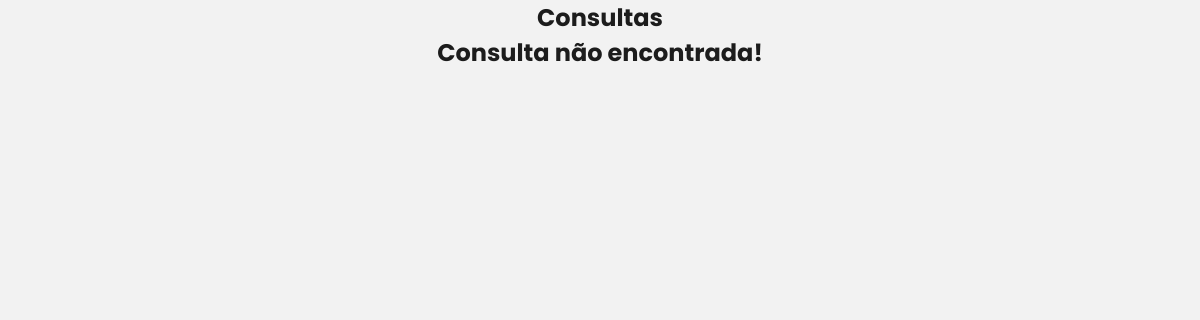
/listarconsulta.php, run on an earlier commit of the app's database.
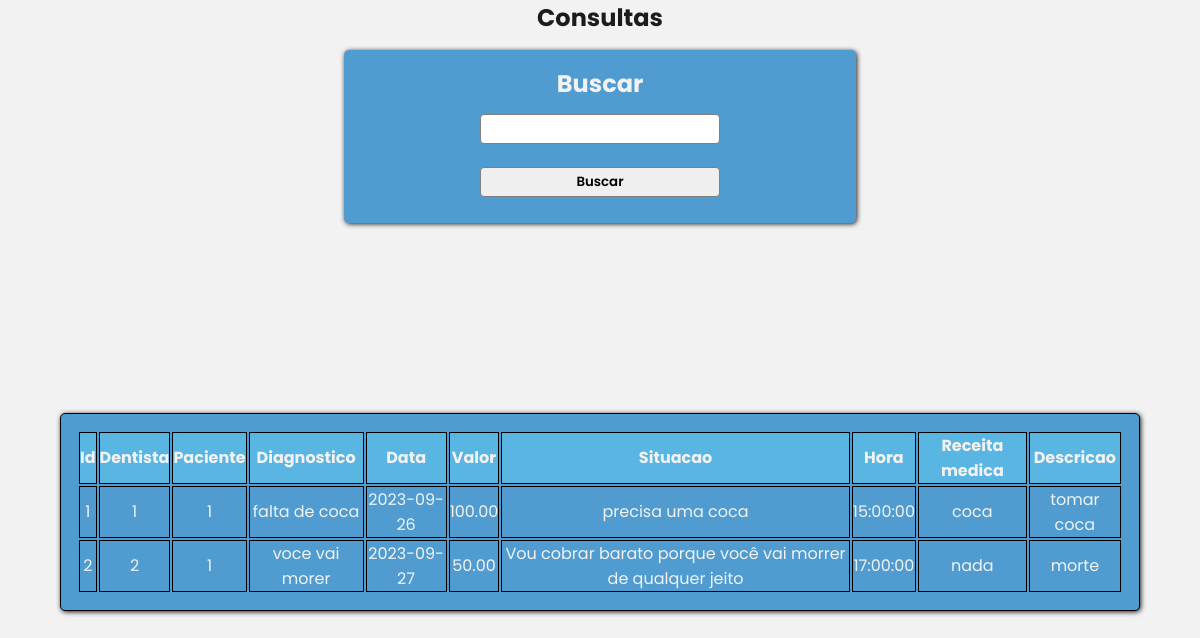
And on a later commit of the database.
### tables this page shows
CREATE TABLE `consulta` (
  `id_consulta_pk` int(11) NOT NULL,
  `id_dentista_fk` int(11) NOT NULL,
  `id_paciente_fk` int(11) NOT NULL,
  `diagnostico` text,
  `data` date DEFAULT NULL,
  `valor` decimal(10,2) DEFAULT NULL,
  `situacao` text,
  `hora` time DEFAULT NULL,
  `receita_medica` text,
  `descricao` text
);

### persistence/Banco.php (called while the page is built, shortened)
<?php
class Banco{
	private $conexao;
	public function __construct(){
		$this->url="localhost";
		$this->usuario="root";
		$this->senha="";
		$this->banco="odontologia";
		$this->conexao=new mysqli($this->url,$this->usuario,
			$this->senha,$this->banco);
	}
	public function consultar($sql)
	{
		$consulta=$this->conexao->query($sql);
		$linhas=$consulta->num_rows;
		if($linhas>0){
			return $consulta;
		}else{
			return false;
		}
	}
}
?>

### persistence/ConsultaPA.php (called while the page is built, shortened)
<?php
require_once 'Banco.php';
class ConsultaPA{
	private $conexao;
	function __construct()
	{
		$this->conexao=new Banco();
	}
	public function listar_inicio_fim($inicio,$fim)
	{
		$sql="select * from consulta where id_consulta_pk
		between $inicio and $fim";
		return $this->conexao->consultar($sql);
	}
}
?>

### listarconsulta.php (the view, shortened to what this page needs)
<?php
require_once 'cabecalho.php';
?>
    <h2>Consultas</h2>
<?php
if (isset($_POST['inicio'])){
    $inicio=$_POST['inicio'];
    $fim=$inicio+4;
}else{
    $inicio=1;
    $fim=5;
}
require_once 'persistence/ConsultaPA.php';
$consultapa=new consultaPA();
$consulta=$consultapa->listar_inicio_fim($inicio,$fim);
if (!$consulta){
    echo "<h2>Consulta não encontrada!</h2>";
}else{
    require_once 'buscacon.php';
    echo "<table>";
    echo "<tr>";
    echo "<th>Id</th>";
    echo "<th>Dentista</th>";
    echo "<th>Paciente</th>";
    echo "<th>Diagnostico</th>";
    echo "<th>Data</th>";
    echo "<th>Valor</th>";
    echo "<th>Situacao</th>";
    echo "<th>Hora</th>";
    echo "<th>Receita medica</th>";
    echo "<th>Descricao</th>";
    while ($linha=$consulta->fetch_assoc()){
        echo "<tr>";
        echo "<td>".$linha['id_consulta_pk']."</td>";
        echo "<td>".$linha['id_dentista_fk']."</td>";
        echo "<td>".$linha['id_paciente_fk']."</td>";
        echo "<td>".$linha['diagnostico']."</td>";
        echo "<td>".$linha['data']."</td>";
        echo "<td>".$linha['valor']."</td>";
        echo "<td>".$linha['situacao']."</td>";
        echo "<td>".$linha['hora']."</td>";
        echo "<td>".$linha['receita_medica']."</td>";
        echo "<td>".$linha['descricao']."</td>";
        echo "</tr>";
     }
     echo "</table>";
 }
 ?>
</body>
</html>

### cabecalho.php (shortened to what this page needs)
<!DOCTYPE html>
<html lang="pt-br">
<head>
	<link rel="stylesheet" type="text/css" href="css/estilo.css">
</head>
<body>

### buscacon.php (shortened to what this page needs)
<?php
	require_once 'cabecalho.php';
?>
<div id="painel">
	<form action="listarconsulta.php" method="POST" class="normal">
		<h2>Buscar</h2>
		<p><input type="search" name="busca" required></p>
		<p><input type="submit" name="botao" value="Buscar"></p>
	</form>
</div>

### css/estilo.css (style rules this page uses)
:root { --color-white: #f2f2f2; --color-blue1: rgb(0, 151, 178); --color-blue2: #509CD0; --color-blue3: rgb(89, 182, 227); --color-dark1: #1c1c1c; --color-text: #d9d9d9; --color-hover: rgb(255, 255, 255, 0.2); --color-blue2hover: rgb(255, 255, 255, 0.1); }
* { margin:0px; padding:0px; }
body { display: flex; min-height: 100vh; background-color: var(--color-white); flex-direction: column; font-family: 'Poppins', sans-serif; }
h2 { text-align: center; color: var(--color-dark1); font-family: 'Poppins', sans-serif; }
#painel { color: var(--color-white); margin-left: auto; margin-right: auto; width: 30em; margin-top: 15px; background-color: var(--color-blue2); border-radius: 5px; box-shadow: 1px 1px 5px var(--color-dark1); padding: 1em; }
#painel h2 { color: var(--color-white); text-align: center; }
#painel p { padding: 10px; font-size: 20px; text-align: center; font-weight: bold; }
input { width: 20vw; height: 30px; border-radius: 4px; border: 1px solid grey; text-align: center; font-family: 'Poppins', sans-serif; font-weight: 600; }
table { width: 90vw; margin: auto; border: 1px solid black; color: var(--color-white); background-color: var(--color-blue2); border-radius: 5px; box-shadow: 1px 1px 5px var(--color-dark1); padding: 1em; }
tr { height: 30px; border: 1px solid white; }
th { height: 30px; background-color: var(--color-blue3); border: 1px solid black; }
td { height: 30px; text-align: center; border: 1px solid black; transition: 0.5s; }

What changed in the data, as far as the page shows it:
added consulta: id_consulta_pk "1", id_dentista_fk "1", id_paciente_fk "1", diagnostico "falta de coca", data "2023-09-26", valor "100.00", situacao "precisa uma coca", hora "15:00:00", receita_medica "coca", descricao "tomar coca"
added consulta: id_consulta_pk "2", id_dentista_fk "2", id_paciente_fk "1", diagnostico "voce vai morer", data "2023-09-27", valor "50.00", situacao "Vou cobrar barato porque você vai morrer de qualquer jeito", hora "17:00:00", receita_medica "nada", descricao "morte"
Also different on the page:
form field botao: (not shown) → "Buscar"
text no longer shown: "Consulta não encontrada!"
text now shown: "Buscar Id Dentista Paciente Diagnostico Data Valor Situacao Hora Receita medica Descricao"
